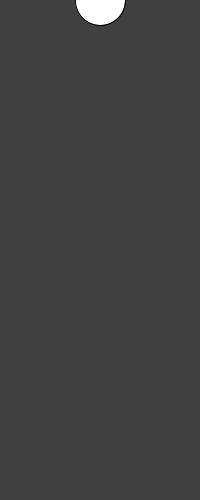
Frame 1 (no input)
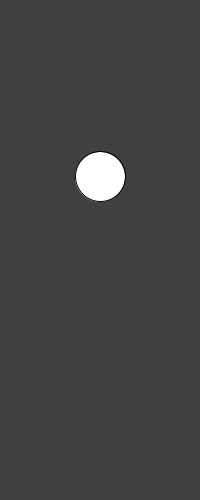
Frame 60 (the mouse pressed at the canvas centre just before this capture)
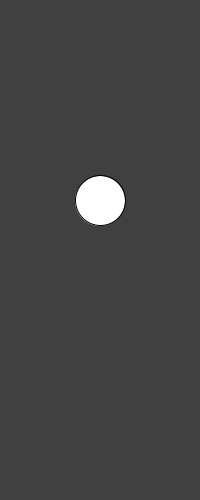
Frame 120 (the mouse held since frame 60 and released just before this capture)

The Processing sketch that drew these frames (run headless with seeded random() and noise(); from frame 60 on, the mouse is pressed at the canvas centre):

// Processing sketch: processing_18987
// ── processing_18987.pde

// physics 101:
// moving an object at a certain speed is just adding a number
// to the object's postion

// making an object accelerate means every frame the speed gets
// larger by a small ammount

float y = 0;
float speed = 0;
float gravity = 0.1;

//--------------------------------------------------------
void setup() {
  size(200, 500);
  smooth();
}

//--------------------------------------------------------
void draw() {
  background(64);
  
  y = y + speed;
  speed = speed + gravity;

  ellipse(width/2, (float)y, 50, 50);
  
  if (y >= height-100) {
    // reduce the speed on every bounce to make it more 
    // realistic.. try -1 and see what happens
    speed *= -0.9;  
  }
}                               
